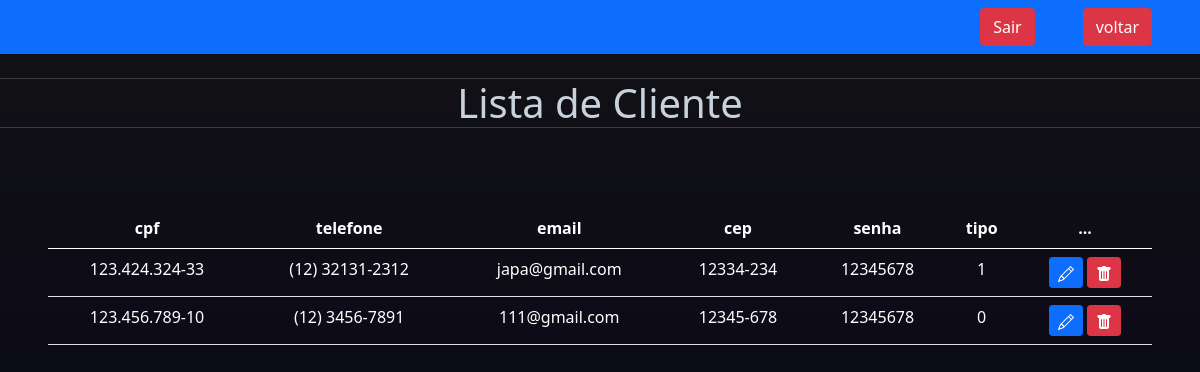
Page /daniel/listacliente.php on the committed database.
### tables this page shows
CREATE TABLE `cliente` (
  `cpf` varchar(14) NOT NULL,
  `telefone` varchar(16) DEFAULT NULL,
  `email` varchar(80) NOT NULL,
  `cep` varchar(9) NOT NULL,
  `senha` varchar(80) NOT NULL,
  `tipo` int NOT NULL DEFAULT '0'
);

### daniel/listacliente.php (the view, shortened to what this page needs)
<?php
include_once('config.php');
$searchTerm = isset($_GET['search']) ? $_GET['search'] : '';
$sql = "SELECT *
        FROM cliente
        WHERE cpf LIKE '%$searchTerm%'
        OR email LIKE '%$searchTerm%'";
$result = $conexao->query($sql);
?>
<!DOCTYPE html>
<html lang="pt-br">
<head>
    <link rel="stylesheet" href="css/style.css">
    <link href="https://cdn.jsdelivr.net/npm/bootstrap@5.0.2/dist/css/bootstrap.min.css" rel="stylesheet">
</head>
<body>
<nav class="navbar navbar-expand-lg navbar-dark bg-primary">
    <div class="d-flex">
        <a href="sair.php" class="btn btn-danger me-5">Sair</a>
        <a href="adm.php" class="btn btn-danger me-5">voltar</a>
    </div>
</nav>
<br>
<?php
echo "<h1>Lista de Cliente</h1>";
?>
<br>
    <div class="m-5">
        <table class="table text-white table-bg">
            <thead>
                <tr>
                    <th scope="col">cpf</th>
                    <th scope="col">telefone</th>
                    <th scope="col">email</th>
                    <th scope="col">cep</th>
                    <th scope="col">senha</th>
                    <th scope="col">tipo</th>
                    <th scope="col">...</th>
                </tr>
            </thead>
            <tbody>
                <?php
                    while($user_data = mysqli_fetch_assoc($result)) {
                        echo "<tr>";
                        echo "<td>".$user_data['cpf']."</td>";
                        echo "<td>".$user_data['telefone']."</td>";
                        echo "<td>".$user_data['email']."</td>";
                        echo "<td>".$user_data['cep']."</td>";
                        echo "<td>".$user_data['senha']."</td>";
                        echo "<td>".$user_data['tipo']."</td>";
                        echo "<td>
                        <a class='btn btn-sm btn-primary' href='edit.php?cpf=$user_data[cpf]' title='Editar'>
                            <svg xmlns='http://www.w3.org/2000/svg' width='16' height='16' fill='currentColor' class='bi bi-pencil' viewBox='0 0 16 16'>
                                <path d='M12.146.146a.5.5 0 0 1 .708 0l3 3a.5.5 0 0 1 0 .708l-10 10a.5.5 0 0 1-.168.11l-5 2a.5.5 0 0 1-.65-.65l2-5a.5.5 0 0 1 .11-.168l10-10zM11.207 2.5 13.5 4.793 14.793 3.5 12.5 1.207 11.207 2.5zm1.586 3L10.5 3.207 4 9.707V10h.5a.5.5 0 0 1 .5.5v.5h.5a.5.5 0 0 1 .5.5v.5h.293l6.5-6.5zm-9.761 5.175-.106.106-1.528 3.821 3.821-1.528.106-.106A.5.5 0 0 1 5 12.5V12h-.5a.5.5 0 0 1-.5-.5V11h-.5a.5.5 0 0 1-.468-.325z'/>
                            </svg>
                            </a>
                            <a class='btn btn-sm btn-danger' href='delete.php?cpf=$user_data[cpf]' title='Deletar'>
                                <svg xmlns='http://www.w3.org/2000/svg' width='16' height='16' fill='currentColor' class='bi bi-trash-fill' viewBox='0 0 16 16'>
                                    <path d='M2.5 1a1 1 0 0 0-1 1v1a1 1 0 0 0 1 1H3v9a2 2 0 0 0 2 2h6a2 2 0 0 0 2-2V4h.5a1 1 0 0 0 1-1V2a1 1 0 0 0-1-1H10a1 1 0 0 0-1-1H7a1 1 0 0 0-1 1H2.5zm3 4a.5.5 0 0 1 .5.5v7a.5.5 0 0 1-1 0v-7a.5.5 0 0 1 .5-.5zM8 5a.5.5 0 0 1 .5.5v7a.5.5 0 0 1-1 0v-7A.5.5 0 0 1 8 5zm3 .5v7a.5.5 0 0 1-1 0v-7a.5.5 0 0 1 1 0z'/>
                                </svg>
                            </a>
                            </td>";
                        echo "</tr>";
                    }
                    ?>
            </tbody>
        </table>
    </div>
</body>
</html>

### daniel/css/style.css (style rules this page uses)
body, * { margin: 0; }
body { background-image: linear-gradient(to top, rgb(11, 10, 24), rgb(18, 18, 20)); color: rgb(180, 190, 200); }
h1, h2, h4, h6 { text-align: center; color: rgb(200, 210, 220); }
h1 { border-top: 1px solid rgb(60, 60, 60); border-bottom: 1px solid rgb(60, 60, 60); margin-bottom: 5vh; }
a { color: rgb(160, 190, 220); text-decoration: none; text-align: center; }
::placeholder { color: rgb(180, 180, 180); }

### daniel/listacliente.php (style rules this page uses)
body { color: black 0.6; text-align: center; }
.table-bg { border-radius: 15px 15px 0 0; }

### rows in the picture
cliente: cpf "123.424.324-33", telefone "(12) 32131-2312", email "japa@gmail.com", cep "12334-234", senha "12345678", tipo "1"
cliente: cpf "123.456.789-10", telefone "(12) 3456-7891", email "111@gmail.com", cep "12345-678", senha "12345678", tipo "0"
